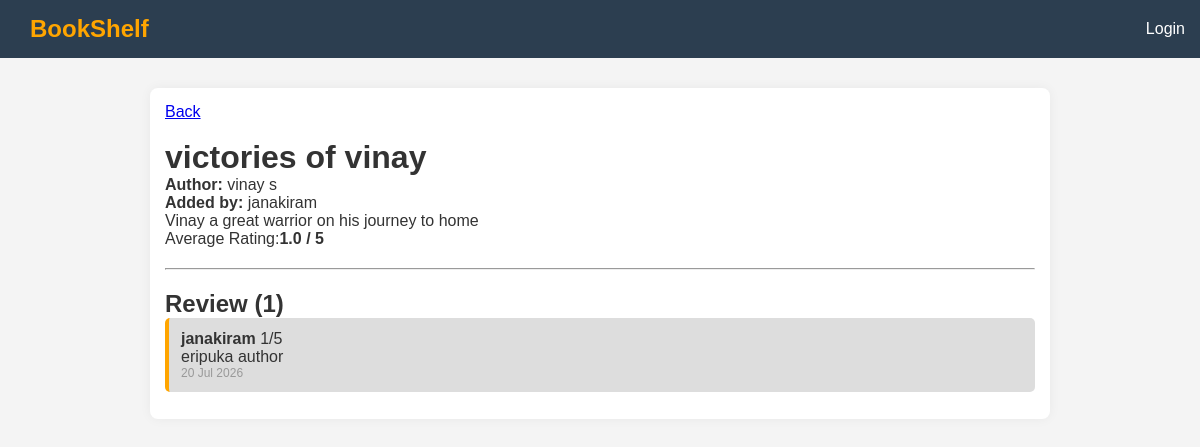
Screenshot of /book/1/ with the database file from the repository.
### books/models.py (models this page shows, shortened)
class Book(models.Model):
    title = models.CharField(max_length=200)
    author = models.CharField(max_length=200)
    cover = models.ImageField(upload_to='covers/', blank=True)
    description = models.TextField(blank=True)
    added_by = models.ForeignKey(
        settings.AUTH_USER_MODEL,
        on_delete=models.CASCADE,
        related_name='books'
    )
    created_at = models.DateTimeField(auto_now_add=True)

class Review(models.Model):
    book = models.ForeignKey(Book, on_delete=models.CASCADE, related_name='reviews')
    user = models.ForeignKey(settings.AUTH_USER_MODEL, on_delete=models.CASCADE)
    rating = models.IntegerField()
    comment = models.TextField(blank=True)
    created_at = models.DateTimeField(auto_now_add=True)

### books/views.py (the view)
# urls.py: path('book/<int:pk>/', views.book_details, name='book_detail'),
def book_details(request, pk):
    book = get_object_or_404(Book, pk=pk)
    reviews = book.reviews.select_related('user').order_by('-created_at')
    avg = reviews.aggregate(avg_rating=Avg('rating'))['avg_rating']
    return render(request, 'books/book_details.html', {
        'book': book,
        'reviews': reviews,
        'avg': avg,
    })

### books/templates/books/book_details.html (shortened to what this page needs)
{% extends 'base.html' %}
{% block content %}
    <a href="{% url 'book_list' %}">Back</a>
    <br><br>
    <h1>{{book.title}}</h1>
    <p><strong>Author:</strong> {{ book.author }}</p>
    <p><strong>Added by:</strong> {{ book.added_by.username }}</p>
    {% if book.description %}
        <p>{{ book.description}}</p>
    {% endif %}
    {% if avg %}
        <p>Average Rating:<strong>{{ avg|floatformat:1}} / 5</strong></p>
    {% endif %}
    <hr style="margin:20px 0;">
    <h2>Review ({{ reviews|length }})</h2>
    {% for review in reviews %}
        <div class="review">
             <p><strong>{{ review.user.username }}</strong> {{ review.rating }}/5</p>
            <p>{{ review.comment }}</p>
            <p style="font-size:12px; color:#999;">{{ review.created_at|date:"d M Y"}}</p>
            </div>
    {% empty %}
        <p>No reviews yet.</p>
    {% endfor %}
{% endblock %}

### templates/base.html (shortened to what this page needs)
{% load static %}
<!DOCTYPE html>
<html lang="en">
<head>
    <link rel="stylesheet" href="{% static 'style.css' %}">
</head>
<body>
    <nav>
        <a class="brand" href="{% url 'book_list' %}">BookShelf</a>
        <div>
            {% if user.is_authenticated %}
                <a href="{% url 'book_add' %}">+ Add Book</a>
                <a href="{% url 'logout' %}">Logout ({{ user.username }})</a>
            {% else %}
                <a href="{% url 'login' %}">Login</a>
            {% endif %}
        </div>
    </nav>
    <div class="container">
        {% block content %}{% endblock %}
    </div>
</body>
</html>

### static/style.css (style rules this page uses)
* { margin: 0; padding: 0; box-sizing: border-box; }
body { font-family: Arial, Helvetica, sans-serif; background: #f4f4f4; color: #333; }
nav { display: flex; justify-content: space-between; background: #2c3e50; padding: 15px; align-items: center; }
nav a { color: white; text-decoration: none; margin-left: 15px; }
.brand { font-size: 24px; font-weight: bold; color: orange; }
.container { max-width: 900px; margin: 30px auto; padding: 15px; background: white; border-radius: 8px; box-shadow: 0 0 12px rgba(0,0,0,0.05); }
.review { background: #ddd; padding: 12px; margin-bottom: 12px; border-left: 4px solid orange; border-radius: 5px; }

### rows the page displays
Book: title "victories of vinay", author "vinay s", added_by.username "janakiram", description "Vinay a great warrior on his journey to home"
Review: user.username "janakiram", rating "1", comment "eripuka author", created_at "20 Jul 2026"

### other values shown
{{ avg|floatformat:1 }} "1.0"
{{ reviews|length }} "1"
